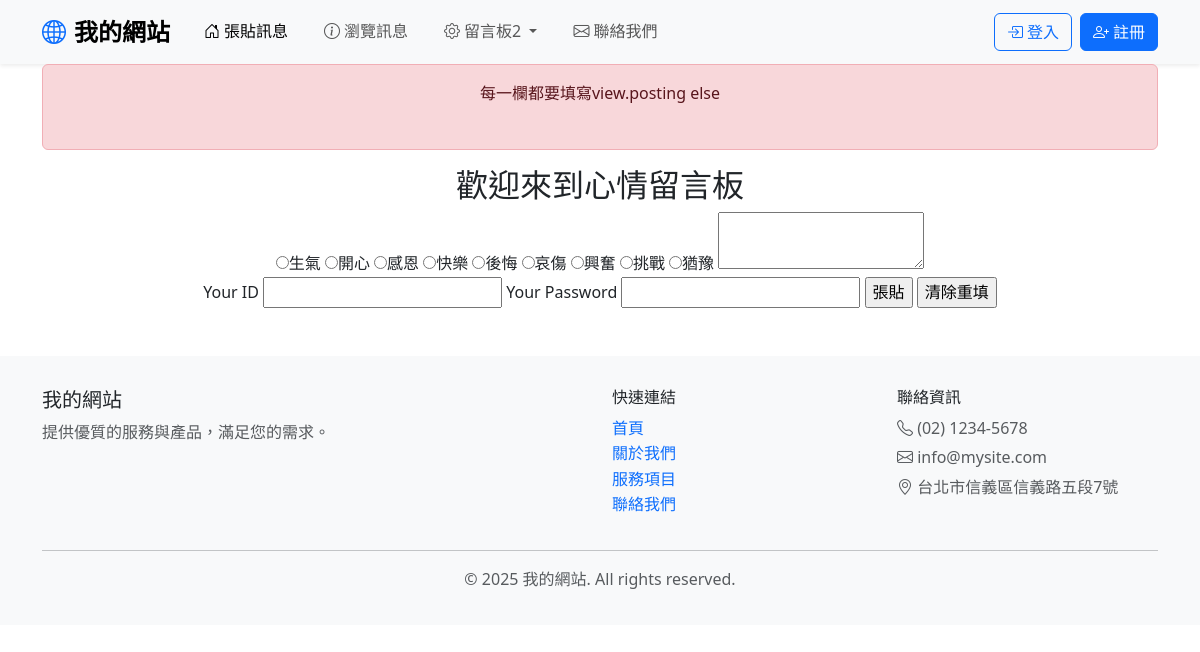
The page /posting/ on the database its author committed.
### mysite/models.py (models this page shows, shortened)
class Mood(models.Model):
    status = models.CharField(max_length=10, null=False)

### mysite/views.py (the view)
# urls.py: path('posting/', views.posting, name='posting'),
def posting(request):
    moods = models.Mood.objects.all()
    print('by view.posting', request.method)
    try:
        user_id = request.POST['user_id']
        user_pass = request.POST['user_pass']
        user_post = request.POST['user_post']
        user_mood = request.POST['mood']
        print('by view.posting', user_id, user_pass, user_post, user_mood)
    except:
        user_id = None
        message = '每一欄都要填寫view.posting except'
    if user_id != None:
        mood = models.Mood.objects.get(status = user_mood)
        post = models.Post(mood = mood, nickname = user_id, message = user_post, del_pass = user_pass)
        post.save()
        message = '張貼成功view.posting'
    else:
        message = '每一欄都要填寫view.posting else'
    return render(request, "posting.html", locals())

### templates/posting.html (shortened to what this page needs)
{% extends "base.html" %}
{% block content %}
<div class='container' align=center>
        {% if message %}
    <div class='alert alert-danger'>
        {{ message }}<br><br>
    </div>
    {% endif %}
    <h2>歡迎來到心情留言板</h2>
    <form action="." method="POST">
        {% for m in moods %}
        <input type="radio" name="mood" value="{{ m.status }}">{{ m.status }}
        {% endfor %}
        <textarea name="user_post" id=""></textarea><br>
        <label for="user_id">Your ID</label>
        <input type="text" name="user_id" id="user_id">
        <label for="user_pass">Your Password</label>
        <input type="password" name="user_pass" id="user_pass">
        <input type="submit" value="張貼">
        <input type="reset" value="清除重填">
    </form>
</div>
{% endblock content %}

### templates/base.html (style rules this page uses)
:root { --primary-color: #0d6efd; --secondary-color: #6c757d; }
body { font-family: 'Segoe UI', Tahoma, Geneva, Verdana, sans-serif; line-height: 1.6; }

### rows shown on the page
Mood: status "生氣"
Mood: status "開心"
Mood: status "感恩"
Mood: status "快樂"
Mood: status "後悔"
Mood: status "哀傷"
Mood: status "興奮"
Mood: status "挑戰"
Mood: status "猶豫"

### other values the page prints
{{ message }} "每一欄都要填寫view.posting else"
